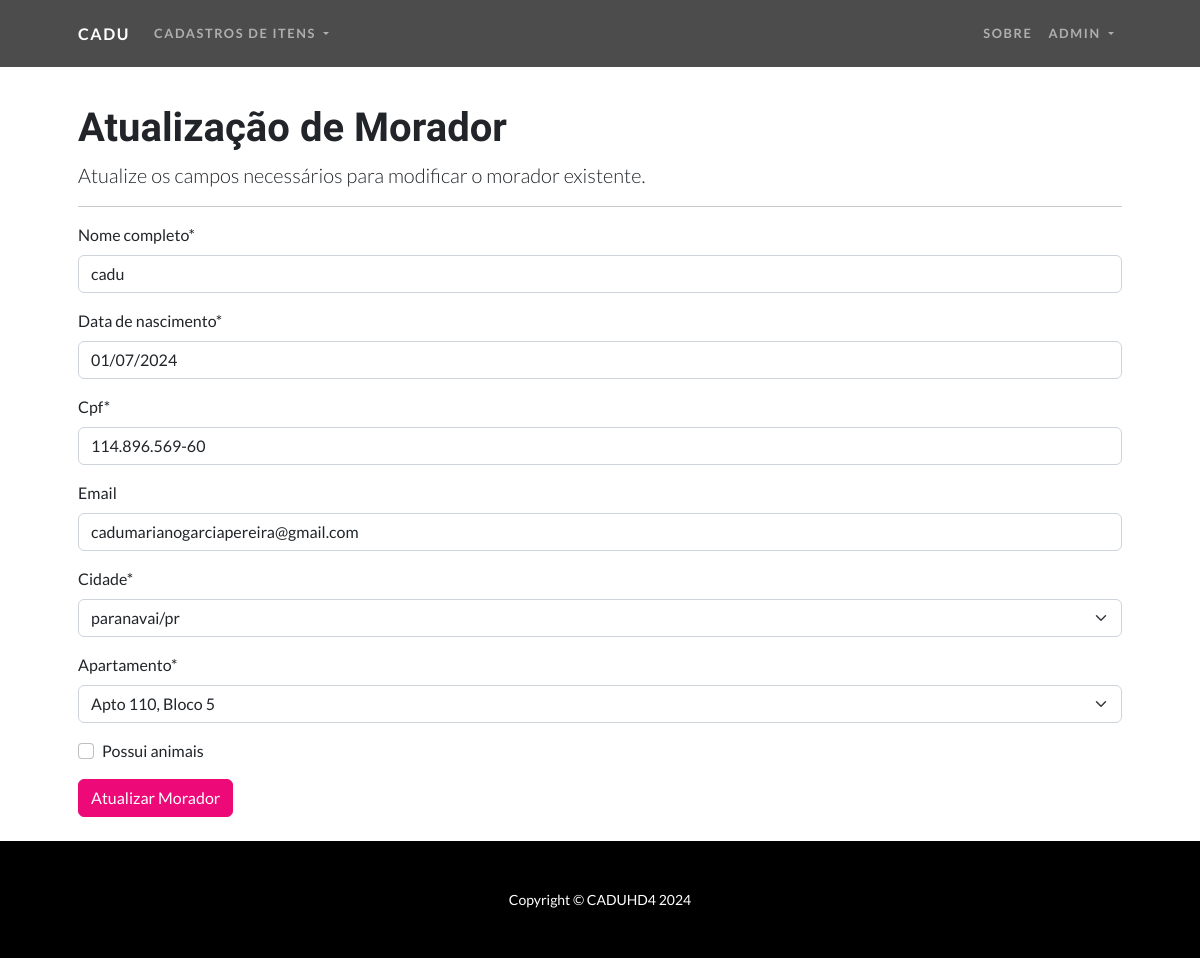
The app's page /atualizar/moradores/7/ (signed in) with its own data.
### cadastros/models.py (models this page shows, shortened)
class Pessoa(models.Model):
    nome_completo = models.CharField(max_length=150)
    nascimento = models.DateField(verbose_name="data de nascimento")
    cpf = models.CharField(max_length=14, verbose_name="cpf", unique=True)
    email = models.EmailField(max_length=120, blank=True, null=True)
    cadastrado_em = models.DateTimeField(auto_now_add=True)
    atualizado_em = models.DateTimeField(auto_now=True)
    cidade = models.ForeignKey(Cidade, on_delete=models.PROTECT)
    arquivo = models.FileField(upload_to='fotos/', blank=True, null=True)

class Morador(Pessoa):
    apartamento = models.OneToOneField(Apartamento, on_delete=models.CASCADE, related_name="morador")
    possui_animais = models.BooleanField(default=False)

### cadastros/views.py (the view)
# urls.py: path('atualizar/moradores/<int:pk>/', MoradorUpdate.as_view(), name='update-morador'),
class MoradorUpdate(GroupRequiredMixin, LoginRequiredMixin, UpdateView):
    model = Morador
    fields = ['nome_completo', 'nascimento', 'cpf', 'email', 'cidade', 'apartamento', 'possui_animais']
    template_name = 'cadastros/form.html'
    success_url = reverse_lazy('list-morador')
    login_url = reverse_lazy('login')
    group_required = "Administrador"
    def get_context_data(self, **kwargs):
        context = super().get_context_data(**kwargs)
        context['titulo'] = 'Atualização de Morador'
        context['descricao'] = 'Atualize os campos necessários para modificar o morador existente.'
        context['botao'] = 'Atualizar Morador'
        return context

### cadastros/models.py (called while the page is built)
    def __str__(self):
        return f"{self.nome}/{self.estado}"

    def __str__(self):
        return f"Apto {self.numero}, Bloco {self.bloco}"

### cadastros/templates/cadastros/form.html (shortened to what this page needs)
{% extends "paginas/modelo.html" %}
{% load static %}
{% load crispy_forms_tags %}
{% block content %}
<h1 style="margin-top: 80px;">{{ titulo }}</h1>
<p class="lead">
    {{ descricao }}
</p>
<hr>
<form action="" method="POST">
    {{ form|crispy }}
    <button type="submit" class="btn btn-primary">{{ botao }}</button>
</form>
{% endblock %}

### paginas/templates/paginas/modelo.html (shortened to what this page needs)
{% load static %}
<!DOCTYPE html>
<html lang="pt-br">
<head>
    <link href="{% static 'css/styles.css' %}" rel="stylesheet" />
</head>
<body>
    <div class="container">
        {% block navegacao %}
        <nav class="navbar navbar-expand-lg navbar-dark navbar-custom fixed-top">
            <div class="container px-5">
                <a class="navbar-brand" href="{% url 'inicio' %}">Cadu</a>
                <div class="collapse navbar-collapse" id="navbarResponsive">
                    <ul class="navbar-nav me-auto">
                        {% if request.user.is_authenticated %}
                        <li class="nav-item dropdown">
                            <a class="nav-link dropdown-toggle" href="#" id="cadastroDropdown" role="button" data-bs-toggle="dropdown" aria-expanded="false">
                                Cadastros de itens
                            </a>
                        </li>
                        {% endif %}
                    </ul>
                    <ul class="navbar-nav ms-auto">
                        <li class="nav-item"><a class="nav-link" href="{% url 'sobre' %}">Sobre</a></li>
                        {% if request.user.is_authenticated %}
                        <li class="nav-item dropdown">
                            <a class="nav-link dropdown-toggle" href="#" id="usuarioDropdown" role="button" data-bs-toggle="dropdown" aria-expanded="false">
                                {{ request.user.username }}
                            </a>
                        </li>
                        {% else %}
                        <li class="nav-item"><a class="nav-link" href="{% url 'login' %}">Entrar</a></li>
                        <li class="nav-item"><a class="nav-link" href="{% url 'registrar' %}">Cadastrar</a></li>
                        {% endif %}
                    </ul>
                </div>
            </div>
        </nav>
        {% endblock %}
    </div>
    <section id="scroll">
    <div class="container px-5">
        <div class="row gx-5 align-items-center">
            <div class="col-lg py-4">
                {% block content %}
                {% endblock %}
            </div>
        </div>
    </div>
    </section>
    {% block rodape %}
    <footer class="py-5 bg-black">
        <div class="container px-5">
          <p class="m-0 text-center text-white small">Copyright &copy; CADUHD4 2024</p>
        </div>
      </footer>
    {% endblock %}
    </body>
</html>

### records on screen
Pessoa: nome_completo "cadu", cpf "114.896.569-60", email "cadumarianogarciapereira@gmail.com"
Morador: apartamento "Apto 110, Bloco 5"

### other values on screen
{{ request.user.username }} "ADMIN"
{{ titulo }} "Atualização de Morador"
{{ descricao }} "Atualize os campos necessários para modificar o morador existente."
{{ botao }} "Atualizar Morador"
